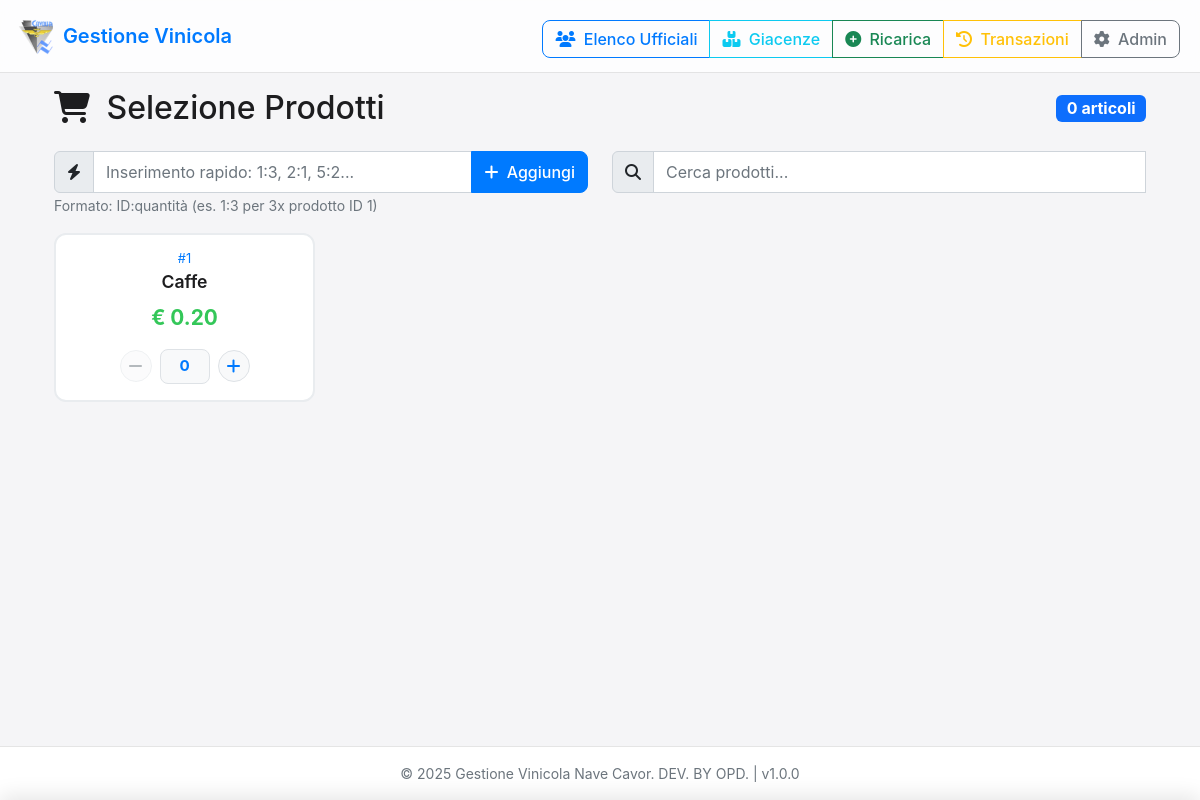
/products_first, run on an earlier commit of the app's database.
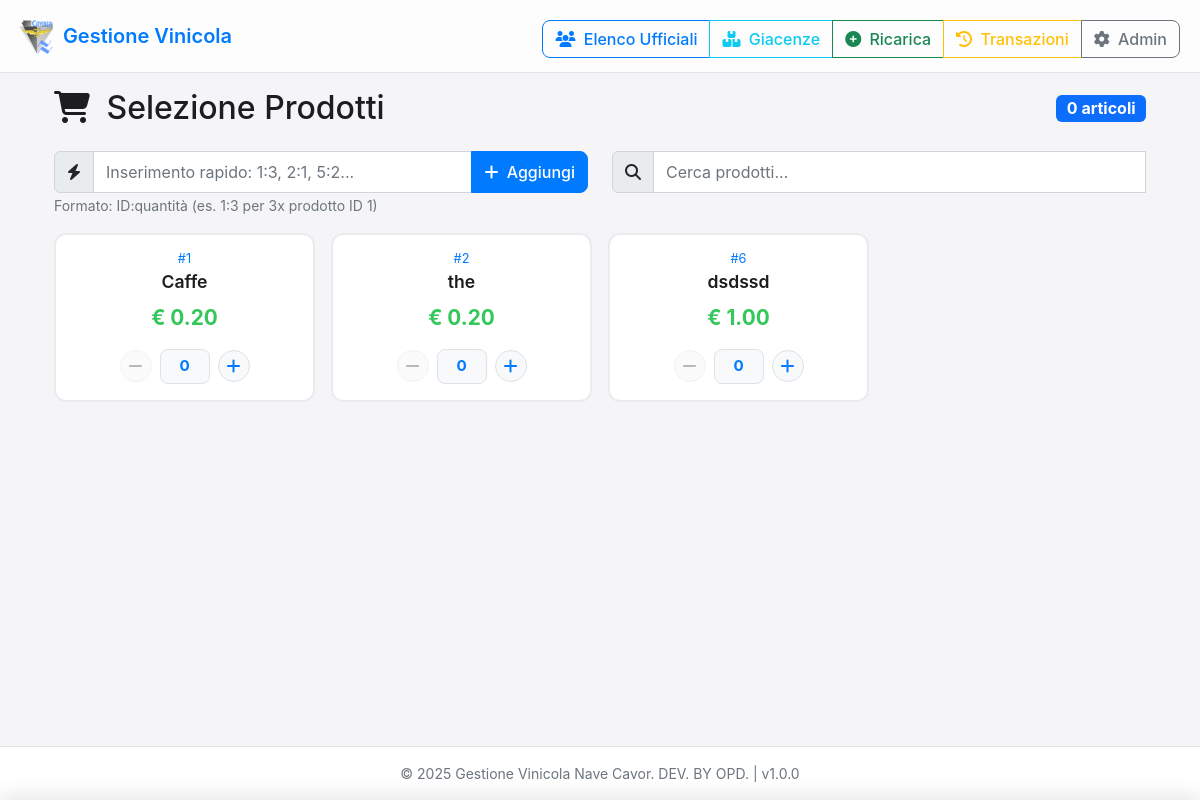
And on a later commit of the database.
### app.py (models this page shows, shortened)
class Product(db.Model):
    id = db.Column(db.Integer, primary_key=True)
    name = db.Column(db.String(100))
    price = db.Column(db.Numeric(10, 2))
    active = db.Column(db.Boolean, default=True)
    inventory = db.Column(db.Integer, default=0)  # Giacenza del prodotto

### app.py (the view)
@app.route('/products_first')
def products_first():
    products = Product.query.filter_by(active=True).all()
    return render_template('products_first.html', products=products)

### app.py (called while the page is built)
@app.context_processor
def inject_app_info():
    now = datetime.now()
    return {
        'app_name': app.config['APP_NAME'],
        'app_version': app.config['APP_VERSION'],
        'now': now
    }

### templates/products_first.html (shortened to what this page needs)
{% extends "base.html" %}
{% block content %}
<div class="interface-toggle">
    <div class="btn-group">
        <button type="button" class="btn btn-outline-primary" onclick="showEmployeesList()">
            <i class="fas fa-users me-1"></i>
            Elenco Ufficiali
        </button>
        <button type="button" class="btn btn-outline-info" onclick="showInventoryReport()">
            <i class="fas fa-boxes me-1"></i>
            Giacenze
        </button>
        <button type="button" class="btn btn-outline-success" onclick="showCreditRecharge()">
            <i class="fas fa-plus-circle me-1"></i>
            Ricarica
        </button>
        <button type="button" class="btn btn-outline-warning" onclick="showRecentTransactions()">
            <i class="fas fa-history me-1"></i>
            Transazioni
        </button>
        <a href="{{ url_for('admin_login') }}" class="btn btn-outline-secondary">
            <i class="fas fa-cog me-1"></i>
            Admin
        </a>
    </div>
</div>
<div class="container-fluid">
    <div class="row">
        <div class="col-12">
            <div class="d-flex justify-content-between align-items-center mb-4">
                <h2 class="mb-0">
                    <i class="fas fa-shopping-cart me-2"></i>
                    Selezione Prodotti
                </h2>
                <div class="badge bg-primary fs-6" id="selected-count">0 articoli</div>
            </div>
            <div class="row mb-3">
                <div class="col-md-6">
                    <div class="input-group">
                        <span class="input-group-text">
                            <i class="fas fa-bolt"></i>
                        </span>
                        <input type="text" class="form-control" id="quick-add" placeholder="Inserimento rapido: 1:3, 2:1, 5:2..." onkeydown="handleQuickAdd(event)">
                        <button type="button" class="btn btn-primary" onclick="processQuickAdd()">
                            <i class="fas fa-plus me-1"></i> Aggiungi
                        </button>
                    </div>
                    <small class="text-muted">Formato: ID:quantità (es. 1:3 per 3x prodotto ID 1)</small>
                </div>
                <div class="col-md-6">
                    <div class="input-group">
                        <span class="input-group-text">
                            <i class="fas fa-search"></i>
                        </span>
                        <input type="text" class="form-control" id="product-search" placeholder="Cerca prodotti..." onkeyup="filterProducts()">
                    </div>
                </div>
            </div>
            <div class="products-container" id="products-container">
                {% for product in products %}
                <div class="product-card" data-product-id="{{ product.id }}" data-product-name="{{ product.name }}" data-product-price="{{ product.price }}">
                    <div class="product-name">
                        <span class="product-id">#{{ product.id }}</span>
                        {{ product.name }}
                    </div>
                    <div class="product-price">€ {{ "%.2f"|format(product.price) }}</div>
                    <div class="quantity-controls">
                        <button type="button" class="quantity-btn" onclick="changeQuantity({{ product.id }}, -1)" id="minus-{{ product.id }}" disabled>
                            <i class="fas fa-minus"></i>
                        </button>
                        <input type="number" class="quantity-input" id="qty-{{ product.id }}" value="0" min="0" max="99" onchange="setQuantityDirect({{ product.id }}, this.value)" onkeydown="handleQuantityKeydown(event, {{ product.id }})">
                        <button type="button" class="quantity-btn" onclick="changeQuantity({{ product.id }}, 1)" id="plus-{{ product.id }}">
                            <i class="fas fa-plus"></i>
                        </button>
                    </div>
                </div>
                {% endfor %}
            </div>
        </div>
    </div>
</div>
{% endblock %}

What changed in the data, as far as the page shows it:
added Product: id "2", name "the", price "0.20"
added Product: id "6", name "dsdssd", price "1.00"
